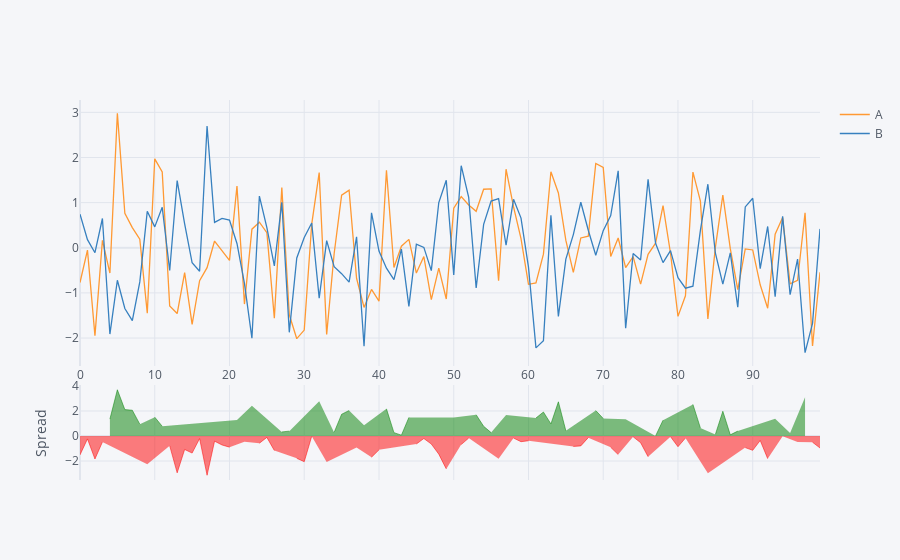

The cell this chart's notebook holds for it:
### Code cell
df1[["A", "B"]].iplot(kind="spread")
